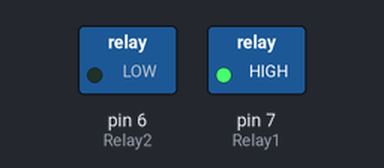
A sketch run on a simulated Arduino Uno, built with avr-gcc and run on an emulated ATmega328P. Shown: switched loads named in the sketch (green lamp = pin HIGH).

Above: at 0.1 s.
At 2.1 s:
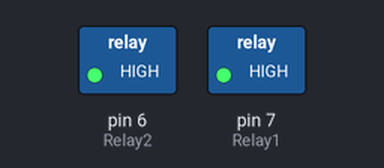
At 4.1 s:
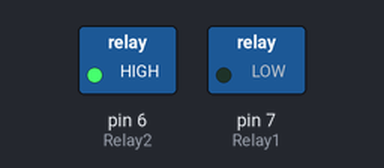
Timing chart, 0 to 5.6 s (numbered marks = the images above):
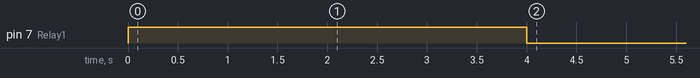

The sketch:

Lanmower_Startup.ino
```cpp
int Relay1 = 7;
int Relay2 = 6;
void setup() {

  Serial.begin(9600);
  pinMode(Relay1, OUTPUT);
  pinMode(Relay2, OUTPUT);

  digitalWrite(Relay1 , LOW); //  ensure both relays are in off position
  digitalWrite(Relay2 , LOW);
  //delay(1000);
  digitalWrite(Relay1, HIGH); // in-rush relay is turned on (low logic turns relays on)
  //digitalWrite(Relay2 , LOW);
  delay(2000);               // only in rush relay is on for 2 seconds
  digitalWrite(Relay2, HIGH); // main relay and in-rush relay are on for an additional 2 seconds
  delay(2000);
  digitalWrite(Relay1, LOW); // in rush relay is turned off and main relay is on until the machine is powered off
}

void loop() {

}
```
